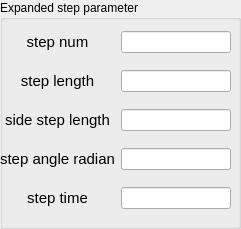
             <widget class="QGroupBox" name="groupBox_19">
              <property name="geometry">
               <rect>
                <x>330</x>
                <y>20</y>
                <width>241</width>
                <height>229</height>
               </rect>
              </property>
              <property name="title">
               <string>Expanded step parameter</string>
              </property>
              <widget class="QWidget" name="gridLayoutWidget_21">
               <property name="geometry">
                <rect>
                 <x>0</x>
                 <y>20</y>
                 <width>231</width>
                 <height>201</height>
                </rect>
               </property>
               <layout class="QGridLayout" name="gridLayout_21">
                <item row="4" column="1">
                 <widget class="QLineEdit" name="expanded_step_time"/>
                </item>
                <item row="0" column="0">
                 <widget class="QLabel" name="label_200">
                  <property name="font">
                   <font>
                    <family>Ubuntu</family>
                    <pointsize>24</pointsize>
                    <weight>50</weight>
                    <bold>false</bold>
                   </font>
                  </property>
                  <property name="frameShape">
                   <enum>QFrame::NoFrame</enum>
                  </property>
                  <property name="text">
                   <string>&lt;!DOCTYPE HTML PUBLIC &quot;-//W3C//DTD HTML 4.0//EN&quot; &quot;http://www.w3.org/TR/REC-html40/strict.dtd&quot;&gt;
&lt;html&gt;&lt;head&gt;&lt;meta name=&quot;qrichtext&quot; content=&quot;1&quot; /&gt;&lt;style type=&quot;text/css&quot;&gt;
p, li { white-space: pre-wrap; }
&lt;/style&gt;&lt;/head&gt;&lt;body style=&quot; font-family:'Ubuntu'; font-size:24pt; font-weight:400; font-style:normal;&quot;&gt;
&lt;p align=&quot;center&quot; style=&quot; margin-top:12px; margin-bottom:12px; margin-left:0px; margin-right:0px; -qt-block-indent:0; text-indent:0px;&quot;&gt;&lt;span style=&quot; font-size:11pt;&quot;&gt;step num&lt;/span&gt;&lt;/p&gt;&lt;/body&gt;&lt;/html&gt;</string>
                  </property>
                  <property name="textFormat">
                   <enum>Qt::AutoText</enum>
                  </property>
                  <property name="margin">
                   <number>0</number>
                  </property>
                 </widget>
                </item>
                <item row="1" column="0">
                 <widget class="QLabel" name="label_201">
                  <property name="font">
                   <font>
                    <family>Ubuntu</family>
                    <pointsize>24</pointsize>
                    <weight>50</weight>
                    <bold>false</bold>
                   </font>
                  </property>
                  <property name="frameShape">
                   <enum>QFrame::NoFrame</enum>
                  </property>
                  <property name="text">
                   <string>&lt;!DOCTYPE HTML PUBLIC &quot;-//W3C//DTD HTML 4.0//EN&quot; &quot;http://www.w3.org/TR/REC-html40/strict.dtd&quot;&gt;
&lt;html&gt;&lt;head&gt;&lt;meta name=&quot;qrichtext&quot; content=&quot;1&quot; /&gt;&lt;style type=&quot;text/css&quot;&gt;
p, li { white-space: pre-wrap; }
&lt;/style&gt;&lt;/head&gt;&lt;body style=&quot; font-family:'Ubuntu'; font-size:24pt; font-weight:400; font-style:normal;&quot;&gt;
&lt;p align=&quot;center&quot; style=&quot; margin-top:12px; margin-bottom:12px; margin-left:0px; margin-right:0px; -qt-block-indent:0; text-indent:0px;&quot;&gt;&lt;span style=&quot; font-size:11pt;&quot;&gt;step length&lt;/span&gt;&lt;/p&gt;&lt;/body&gt;&lt;/html&gt;</string>
                  </property>
                  <property name="textFormat">
                   <enum>Qt::AutoText</enum>
                  </property>
                  <property name="margin">
                   <number>0</number>
                  </property>
                 </widget>
                </item>
                <item row="2" column="0">
                 <widget class="QLabel" name="label_202">
                  <property name="font">
                   <font>
                    <family>Ubuntu</family>
                    <pointsize>24</pointsize>
                    <weight>50</weight>
                    <bold>false</bold>
                   </font>
                  </property>
                  <property name="frameShape">
                   <enum>QFrame::NoFrame</enum>
                  </property>
                  <property name="text">
                   <string>&lt;!DOCTYPE HTML PUBLIC &quot;-//W3C//DTD HTML 4.0//EN&quot; &quot;http://www.w3.org/TR/REC-html40/strict.dtd&quot;&gt;
&lt;html&gt;&lt;head&gt;&lt;meta name=&quot;qrichtext&quot; content=&quot;1&quot; /&gt;&lt;style type=&quot;text/css&quot;&gt;
p, li { white-space: pre-wrap; }
&lt;/style&gt;&lt;/head&gt;&lt;body style=&quot; font-family:'Ubuntu'; font-size:24pt; font-weight:400; font-style:normal;&quot;&gt;
&lt;p align=&quot;center&quot; style=&quot; margin-top:12px; margin-bottom:12px; margin-left:0px; margin-right:0px; -qt-block-indent:0; text-indent:0px;&quot;&gt;&lt;span style=&quot; font-size:11pt;&quot;&gt;side step length&lt;/span&gt;&lt;/p&gt;&lt;/body&gt;&lt;/html&gt;</string>
                  </property>
                  <property name="textFormat">
                   <enum>Qt::AutoText</enum>
                  </property>
                  <property name="margin">
                   <number>0</number>
                  </property>
                 </widget>
                </item>
                <item row="3" column="0">
                 <widget class="QLabel" name="label_203">
                  <property name="font">
                   <font>
                    <family>Ubuntu</family>
                    <pointsize>24</pointsize>
                    <weight>50</weight>
                    <bold>false</bold>
                   </font>
                  </property>
                  <property name="frameShape">
                   <enum>QFrame::NoFrame</enum>
                  </property>
                  <property name="text">
                   <string>&lt;!DOCTYPE HTML PUBLIC &quot;-//W3C//DTD HTML 4.0//EN&quot; &quot;http://www.w3.org/TR/REC-html40/strict.dtd&quot;&gt;
&lt;html&gt;&lt;head&gt;&lt;meta name=&quot;qrichtext&quot; content=&quot;1&quot; /&gt;&lt;style type=&quot;text/css&quot;&gt;
p, li { white-space: pre-wrap; }
&lt;/style&gt;&lt;/head&gt;&lt;body style=&quot; font-family:'Ubuntu'; font-size:24pt; font-weight:400; font-style:normal;&quot;&gt;
&lt;p align=&quot;center&quot; style=&quot; margin-top:12px; margin-bottom:12px; margin-left:0px; margin-right:0px; -qt-block-indent:0; text-indent:0px;&quot;&gt;&lt;span style=&quot; font-size:11pt;&quot;&gt;step angle radian&lt;/span&gt;&lt;/p&gt;&lt;/body&gt;&lt;/html&gt;</string>
                  </property>
                  <property name="textFormat">
                   <enum>Qt::AutoText</enum>
                  </property>
                  <property name="margin">
                   <number>0</number>
                  </property>
                 </widget>
                </item>
                <item row="2" column="1">
                 <widget class="QLineEdit" name="expanded_side_step_length"/>
                </item>
                <item row="0" column="1">
                 <widget class="QLineEdit" name="expanded_step_num"/>
                </item>
                <item row="1" column="1">
                 <widget class="QLineEdit" name="expanded_step_length"/>
                </item>
                <item row="3" column="1">
                 <widget class="QLineEdit" name="expanded_step_angle_radian"/>
                </item>
                <item row="4" column="0">
                 <widget class="QLabel" name="label_204">
                  <property name="font">
                   <font>
                    <family>Ubuntu</family>
                    <pointsize>24</pointsize>
                    <weight>50</weight>
                    <bold>false</bold>
                   </font>
                  </property>
                  <property name="frameShape">
                   <enum>QFrame::NoFrame</enum>
                  </property>
                  <property name="text">
                   <string>&lt;!DOCTYPE HTML PUBLIC &quot;-//W3C//DTD HTML 4.0//EN&quot; &quot;http://www.w3.org/TR/REC-html40/strict.dtd&quot;&gt;
&lt;html&gt;&lt;head&gt;&lt;meta name=&quot;qrichtext&quot; content=&quot;1&quot; /&gt;&lt;style type=&quot;text/css&quot;&gt;
p, li { white-space: pre-wrap; }
&lt;/style&gt;&lt;/head&gt;&lt;body style=&quot; font-family:'Ubuntu'; font-size:24pt; font-weight:400; font-style:normal;&quot;&gt;
&lt;p align=&quot;center&quot; style=&quot; margin-top:12px; margin-bottom:12px; margin-left:0px; margin-right:0px; -qt-block-indent:0; text-indent:0px;&quot;&gt;&lt;span style=&quot; font-size:11pt;&quot;&gt;step time&lt;/span&gt;&lt;/p&gt;&lt;/body&gt;&lt;/html&gt;</string>
                  </property>
                  <property name="textFormat">
                   <enum>Qt::AutoText</enum>
                  </property>
                  <property name="margin">
                   <number>0</number>
                  </property>
                 </widget>
                </item>
               </layout>
              </widget>
             </widget>
